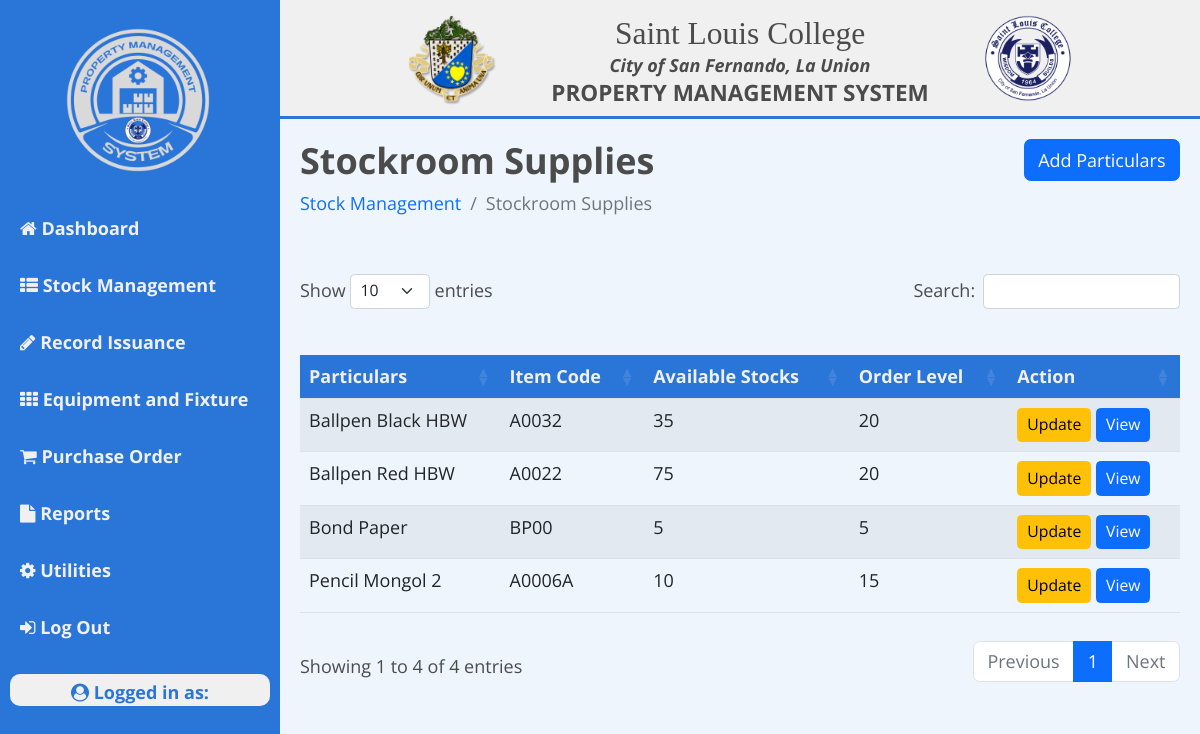
/pmo/stock-management/stockroom/stkrm-particulars.php, run on the app's committed database.
### tables this page shows
CREATE TABLE `tbl_particulars_stockroom` (
  `id` int(11) NOT NULL AUTO_INCREMENT,
  `item_code` varchar(255) NOT NULL,
  `particulars` varchar(255) NOT NULL,
  `unit` varchar(255) NOT NULL,
  `stock_type` varchar(255) NOT NULL,
  `order_level` int(255) NOT NULL,
  PRIMARY KEY (`id`),
  KEY `particulars` (`particulars`),
  KEY `particulars_2` (`particulars`),
  KEY `item_code` (`item_code`,`stock_type`,`unit`),
  KEY `unit` (`unit`),
  KEY `stock_type` (`stock_type`)
);

### pmo/stock-management/stockroom/stkrm-particulars.php (the view, shortened to what this page needs)
<!DOCTYPE html>
<html lang="en">
<?php include '../../../head.php'; ?>
<body>
<?php
require '../../../config.php';
?>
<div class="wrapper">
<?php include '../../pmo-nav.php'; ?>
    <div class="main_content">
        <?php include '../../../navbar.php'; ?>
        <div class="info">
            <div class="page-title">
                <div class="row" style="display: flex;">
                    <div class="col-6 md-6 order-md-1 order-first">
                         <h2>Stockroom Supplies</h2>
                        <nav aria-label="breadcrumb">
                            <ol class="breadcrumb">
                                <li class="breadcrumb-item text-primary">Stock Management</li>
                                <li class="breadcrumb-item active" aria-current="page">Stockroom Supplies</li>
                            </ol>
                        </nav>
                    </div>
                    <div class="col-6 md-6 order-md-2 order-last">
                            <a class="btn btn-primary float-end" href="add-particulars.php" role="button" >Add Particulars</a>
                    </div>
                </div>
            </div>
            <div class="table-responsive text-nowrap">
                <table id="example" class="table table-striped " style="width:100%;">
                    <thead>
                        <tr>
                            <th>Particulars</th>
                            <th>Item Code</th>
                            <th>Available Stocks</th>
                            <th>Order Level</th>
                            <th>Action</th>
                        </tr>
                    </thead>
                    <tbody>
                    <?php
                        $query = "SELECT tbl_particulars_stockroom.*, SUM(tbl_stock_stockroom.rem_qty) AS avail_stocks
                                FROM tbl_particulars_stockroom
                                INNER JOIN tbl_stock_stockroom ON tbl_particulars_stockroom.particulars = tbl_stock_stockroom.particulars
                                GROUP BY particulars";
                        $result = mysqli_query($conn, $query);
                        if(mysqli_num_rows($result) > 0):
                            foreach($result as $particulars){
                    ?>
                        <tr>
                            <td><?= $particulars['particulars']; ?></td>
                            <td><?= $particulars['item_code']; ?></td>
                            <td><?= $particulars['avail_stocks']?></td>
                            <td><?= $particulars['order_level']; ?></td>
                            <td>
                                <a href="edit-particulars.php?ref=<?= $particulars['id']; ?>" type="button" name="editParticulars" class="btn btn-warning btn-sm">Update</a>
                                <a href="stkrm-stocks.php?ref=<?= $particulars['id']; ?>" type="button" name="viewParticulars" class="btn btn-primary btn-sm">View</a>
                            </td>
                        </tr>
                        <?php
                            }
                        endif;
                        ?>
                    </tbody>
                </table>
            </div>
        </div>
    </div>
</div>
</body>
</html>

### assets/css/styles.css (style rules this page uses)
* { margin: 0; padding: 0; box-sizing: border-box; list-style: none; font-family: 'Open Sans'; font-size: 18px; }
body { background-color: #eef5fd; }
.wrapper { display: flex; position: relative; }
.wrapper .main_content { width: 100%; margin-left: 280px; }
.wrapper .main_content .info { margin: 20px; color: #4b4b4b; line-height: 25px; }
.wrapper .main_content .info .page-title h2 { font-weight: bolder; }
.wrapper .main_content .info div { margin-bottom: 20px; }
#example thead { background-color: #2a75d8; color: #f0f0f0; }

### data on the page
tbl_particulars_stockroom: particulars "Ballpen Black HBW", item_code "A0032", avail_stocks "35", order_level "20"
tbl_particulars_stockroom: particulars "Ballpen Red HBW", item_code "A0022", avail_stocks "75", order_level "20"
tbl_particulars_stockroom: particulars "Bond Paper", item_code "BP00", avail_stocks "5", order_level "5"
tbl_particulars_stockroom: particulars "Pencil Mongol 2", item_code "A0006A", avail_stocks "10", order_level "15"
